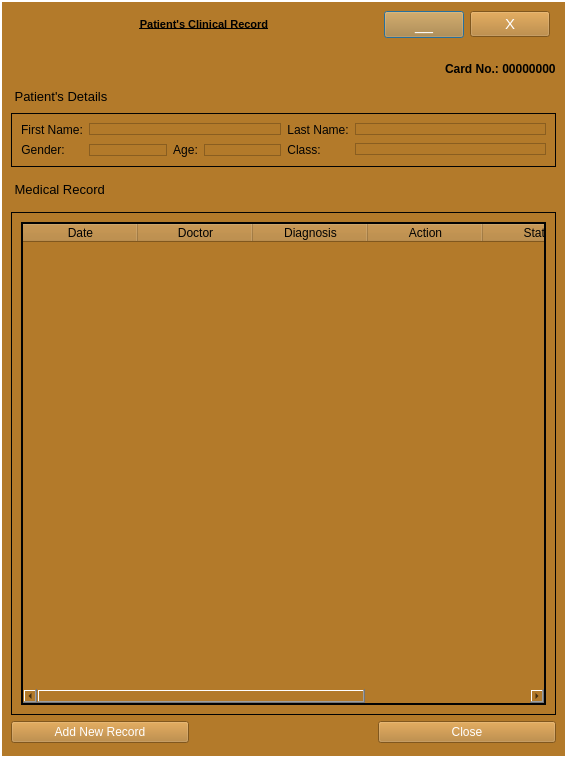
<?xml version="1.0" encoding="UTF-8"?>
<ui version="4.0">
 <class>ClinicalRecord</class>
 <widget class="QDialog" name="ClinicalRecord">
  <property name="geometry">
   <rect>
    <x>0</x>
    <y>0</y>
    <width>567</width>
    <height>758</height>
   </rect>
  </property>
  <property name="sizePolicy">
   <sizepolicy hsizetype="Fixed" vsizetype="Fixed">
    <horstretch>0</horstretch>
    <verstretch>0</verstretch>
   </sizepolicy>
  </property>
  <property name="windowTitle">
   <string>Patient's Record</string>
  </property>
  <layout class="QGridLayout" name="gridLayout">
   <property name="leftMargin">
    <number>0</number>
   </property>
   <property name="topMargin">
    <number>0</number>
   </property>
   <property name="rightMargin">
    <number>0</number>
   </property>
   <property name="bottomMargin">
    <number>0</number>
   </property>
   <item row="0" column="0">
    <widget class="QFrame" name="frame">
     <property name="mouseTracking">
      <bool>true</bool>
     </property>
     <property name="tabletTracking">
      <bool>true</bool>
     </property>
     <property name="focusPolicy">
      <enum>Qt::StrongFocus</enum>
     </property>
     <property name="autoFillBackground">
      <bool>false</bool>
     </property>
     <property name="styleSheet">
      <string notr="true">background-color: rgb(179, 122, 42);
border-color: rgb(4, 4, 4);
color: rgb(255, 255, 255);</string>
     </property>
     <property name="frameShape">
      <enum>QFrame::Box</enum>
     </property>
     <property name="frameShadow">
      <enum>QFrame::Plain</enum>
     </property>
     <property name="lineWidth">
      <number>2</number>
     </property>
     <layout class="QGridLayout" name="gridLayout_3">
      <property name="bottomMargin">
       <number>13</number>
      </property>
      <item row="0" column="0" colspan="5">
       <layout class="QHBoxLayout" name="horizontalLayout_2">
        <property name="leftMargin">
         <number>6</number>
        </property>
        <property name="rightMargin">
         <number>6</number>
        </property>
        <item>
         <widget class="QLabel" name="logo">
          <property name="text">
           <string/>
          </property>
          <property name="pixmap">
           <pixmap>_ui/Sefa logo2.png</pixmap>
          </property>
          <property name="scaledContents">
           <bool>true</bool>
          </property>
         </widget>
        </item>
        <item>
         <widget class="QLabel" name="label">
          <property name="sizePolicy">
           <sizepolicy hsizetype="Expanding" vsizetype="Preferred">
            <horstretch>0</horstretch>
            <verstretch>0</verstretch>
           </sizepolicy>
          </property>
          <property name="font">
           <font>
            <family>MS Shell Dlg 2</family>
            <pointsize>8</pointsize>
            <weight>75</weight>
            <bold>true</bold>
            <underline>true</underline>
           </font>
          </property>
          <property name="styleSheet">
           <string notr="true">color: rgb(0, 0, 0);</string>
          </property>
          <property name="text">
           <string>Patient's Clinical Record</string>
          </property>
          <property name="alignment">
           <set>Qt::AlignCenter</set>
          </property>
         </widget>
        </item>
        <item>
         <widget class="QPushButton" name="miniBtn">
          <property name="font">
           <font>
            <pointsize>12</pointsize>
           </font>
          </property>
          <property name="text">
           <string>__</string>
          </property>
          <property name="flat">
           <bool>false</bool>
          </property>
         </widget>
        </item>
        <item>
         <widget class="QPushButton" name="exitBtn">
          <property name="font">
           <font>
            <pointsize>11</pointsize>
           </font>
          </property>
          <property name="cursor">
           <cursorShape>PointingHandCursor</cursorShape>
          </property>
          <property name="mouseTracking">
           <bool>true</bool>
          </property>
          <property name="tabletTracking">
           <bool>true</bool>
          </property>
          <property name="layoutDirection">
           <enum>Qt::LeftToRight</enum>
          </property>
          <property name="autoFillBackground">
           <bool>false</bool>
          </property>
          <property name="text">
           <string>X</string>
          </property>
          <property name="autoDefault">
           <bool>false</bool>
          </property>
          <property name="flat">
           <bool>false</bool>
          </property>
         </widget>
        </item>
       </layout>
      </item>
      <item row="1" column="4">
       <spacer name="verticalSpacer">
        <property name="orientation">
         <enum>Qt::Vertical</enum>
        </property>
        <property name="sizeType">
         <enum>QSizePolicy::Fixed</enum>
        </property>
        <property name="sizeHint" stdset="0">
         <size>
          <width>20</width>
          <height>8</height>
         </size>
        </property>
       </spacer>
      </item>
      <item row="6" column="0" colspan="5">
       <widget class="QFrame" name="frame_2">
        <property name="autoFillBackground">
         <bool>false</bool>
        </property>
        <property name="styleSheet">
         <string notr="true">border-color: rgb(2, 2, 2);
color: rgb(2, 2, 2);</string>
        </property>
        <property name="frameShape">
         <enum>QFrame::Panel</enum>
        </property>
        <property name="frameShadow">
         <enum>QFrame::Plain</enum>
        </property>
        <property name="lineWidth">
         <number>1</number>
        </property>
        <layout class="QGridLayout" name="gridLayout_2">
         <item row="0" column="0">
          <widget class="QTableWidget" name="table">
           <property name="mouseTracking">
            <bool>true</bool>
           </property>
           <property name="tabletTracking">
            <bool>true</bool>
           </property>
           <property name="autoFillBackground">
            <bool>true</bool>
           </property>
           <property name="frameShape">
            <enum>QFrame::Box</enum>
           </property>
           <property name="frameShadow">
            <enum>QFrame::Plain</enum>
           </property>
           <property name="lineWidth">
            <number>2</number>
           </property>
           <property name="midLineWidth">
            <number>1</number>
           </property>
           <property name="autoScrollMargin">
            <number>10</number>
           </property>
           <property name="editTriggers">
            <set>QAbstractItemView::NoEditTriggers</set>
           </property>
           <property name="alternatingRowColors">
            <bool>true</bool>
           </property>
           <property name="selectionMode">
            <enum>QAbstractItemView::SingleSelection</enum>
           </property>
           <property name="selectionBehavior">
            <enum>QAbstractItemView::SelectRows</enum>
           </property>
           <property name="textElideMode">
            <enum>Qt::ElideMiddle</enum>
           </property>
           <property name="horizontalScrollMode">
            <enum>QAbstractItemView::ScrollPerItem</enum>
           </property>
           <property name="wordWrap">
            <bool>true</bool>
           </property>
           <property name="cornerButtonEnabled">
            <bool>true</bool>
           </property>
           <property name="rowCount">
            <number>0</number>
           </property>
           <property name="columnCount">
            <number>6</number>
           </property>
           <attribute name="horizontalHeaderVisible">
            <bool>true</bool>
           </attribute>
           <attribute name="horizontalHeaderCascadingSectionResizes">
            <bool>true</bool>
           </attribute>
           <attribute name="horizontalHeaderMinimumSectionSize">
            <number>47</number>
           </attribute>
           <attribute name="horizontalHeaderDefaultSectionSize">
            <number>115</number>
           </attribute>
           <attribute name="horizontalHeaderShowSortIndicator" stdset="0">
            <bool>true</bool>
           </attribute>
           <attribute name="horizontalHeaderStretchLastSection">
            <bool>true</bool>
           </attribute>
           <attribute name="verticalHeaderVisible">
            <bool>true</bool>
           </attribute>
           <attribute name="verticalHeaderCascadingSectionResizes">
            <bool>true</bool>
           </attribute>
           <attribute name="verticalHeaderMinimumSectionSize">
            <number>20</number>
           </attribute>
           <attribute name="verticalHeaderDefaultSectionSize">
            <number>40</number>
           </attribute>
           <attribute name="verticalHeaderShowSortIndicator" stdset="0">
            <bool>true</bool>
           </attribute>
           <attribute name="verticalHeaderStretchLastSection">
            <bool>false</bool>
           </attribute>
           <column>
            <property name="text">
             <string>Date</string>
            </property>
           </column>
           <column>
            <property name="text">
             <string>Doctor</string>
            </property>
           </column>
           <column>
            <property name="text">
             <string>Diagnosis</string>
            </property>
           </column>
           <column>
            <property name="text">
             <string>Action</string>
            </property>
           </column>
           <column>
            <property name="text">
             <string>Status</string>
            </property>
           </column>
           <column>
            <property name="text">
             <string/>
            </property>
           </column>
          </widget>
         </item>
        </layout>
       </widget>
      </item>
      <item row="5" column="2">
       <spacer name="verticalSpacer_5">
        <property name="orientation">
         <enum>Qt::Vertical</enum>
        </property>
        <property name="sizeType">
         <enum>QSizePolicy::Fixed</enum>
        </property>
        <property name="sizeHint" stdset="0">
         <size>
          <width>20</width>
          <height>33</height>
         </size>
        </property>
       </spacer>
      </item>
      <item row="2" column="4">
       <widget class="QLabel" name="cardNum">
        <property name="font">
         <font>
          <family>MS UI Gothic</family>
          <pointsize>9</pointsize>
          <weight>75</weight>
          <bold>true</bold>
         </font>
        </property>
        <property name="autoFillBackground">
         <bool>false</bool>
        </property>
        <property name="styleSheet">
         <string notr="true">color: rgb(0, 0, 0);</string>
        </property>
        <property name="text">
         <string>Card No.: 00000000</string>
        </property>
       </widget>
      </item>
      <item row="4" column="0" colspan="5">
       <widget class="QFrame" name="frame_3">
        <property name="autoFillBackground">
         <bool>false</bool>
        </property>
        <property name="styleSheet">
         <string notr="true">border-color: rgb(2, 2, 2);
color: rgb(2, 2, 2);</string>
        </property>
        <property name="frameShape">
         <enum>QFrame::Panel</enum>
        </property>
        <property name="frameShadow">
         <enum>QFrame::Plain</enum>
        </property>
        <property name="lineWidth">
         <number>1</number>
        </property>
        <layout class="QHBoxLayout" name="horizontalLayout">
         <item>
          <layout class="QFormLayout" name="formLayout_2">
           <item row="0" column="0">
            <widget class="QLabel" name="label_8">
             <property name="text">
              <string>First Name:</string>
             </property>
             <property name="alignment">
              <set>Qt::AlignCenter</set>
             </property>
             <property name="wordWrap">
              <bool>true</bool>
             </property>
             <property name="margin">
              <number>6</number>
             </property>
            </widget>
           </item>
           <item row="0" column="1">
            <widget class="QLabel" name="label_2">
             <property name="sizePolicy">
              <sizepolicy hsizetype="Expanding" vsizetype="Fixed">
               <horstretch>0</horstretch>
               <verstretch>0</verstretch>
              </sizepolicy>
             </property>
             <property name="font">
              <font>
               <pointsize>7</pointsize>
              </font>
             </property>
             <property name="autoFillBackground">
              <bool>false</bool>
             </property>
             <property name="frameShape">
              <enum>QFrame::StyledPanel</enum>
             </property>
             <property name="text">
              <string/>
             </property>
             <property name="margin">
              <number>2</number>
             </property>
            </widget>
           </item>
           <item row="1" column="0">
            <widget class="QLabel" name="label_5">
             <property name="text">
              <string>Gender:</string>
             </property>
             <property name="alignment">
              <set>Qt::AlignCenter</set>
             </property>
             <property name="wordWrap">
              <bool>true</bool>
             </property>
             <property name="margin">
              <number>6</number>
             </property>
             <property name="indent">
              <number>2</number>
             </property>
             <property name="openExternalLinks">
              <bool>false</bool>
             </property>
            </widget>
           </item>
           <item row="1" column="1">
            <layout class="QHBoxLayout" name="horizontalLayout_4">
             <item>
              <widget class="QLabel" name="label_12">
               <property name="sizePolicy">
                <sizepolicy hsizetype="Expanding" vsizetype="Fixed">
                 <horstretch>0</horstretch>
                 <verstretch>0</verstretch>
                </sizepolicy>
               </property>
               <property name="font">
                <font>
                 <pointsize>7</pointsize>
                </font>
               </property>
               <property name="autoFillBackground">
                <bool>false</bool>
               </property>
               <property name="frameShape">
                <enum>QFrame::StyledPanel</enum>
               </property>
               <property name="text">
                <string/>
               </property>
               <property name="margin">
                <number>2</number>
               </property>
              </widget>
             </item>
             <item>
              <widget class="QLabel" name="label_6">
               <property name="text">
                <string>Age:</string>
               </property>
               <property name="alignment">
                <set>Qt::AlignCenter</set>
               </property>
               <property name="wordWrap">
                <bool>true</bool>
               </property>
               <property name="margin">
                <number>6</number>
               </property>
              </widget>
             </item>
             <item>
              <widget class="QLabel" name="label_13">
               <property name="sizePolicy">
                <sizepolicy hsizetype="Expanding" vsizetype="Fixed">
                 <horstretch>0</horstretch>
                 <verstretch>0</verstretch>
                </sizepolicy>
               </property>
               <property name="font">
                <font>
                 <pointsize>7</pointsize>
                </font>
               </property>
               <property name="autoFillBackground">
                <bool>false</bool>
               </property>
               <property name="frameShape">
                <enum>QFrame::StyledPanel</enum>
               </property>
               <property name="text">
                <string/>
               </property>
               <property name="margin">
                <number>2</number>
               </property>
              </widget>
             </item>
            </layout>
           </item>
          </layout>
         </item>
         <item>
          <layout class="QFormLayout" name="formLayout">
           <item row="0" column="0">
            <widget class="QLabel" name="label_9">
             <property name="text">
              <string>Last Name:</string>
             </property>
             <property name="alignment">
              <set>Qt::AlignCenter</set>
             </property>
             <property name="wordWrap">
              <bool>true</bool>
             </property>
             <property name="margin">
              <number>6</number>
             </property>
            </widget>
           </item>
           <item row="1" column="0">
            <widget class="QLabel" name="label_7">
             <property name="text">
              <string>Class:</string>
             </property>
             <property name="alignment">
              <set>Qt::AlignCenter</set>
             </property>
             <property name="wordWrap">
              <bool>true</bool>
             </property>
             <property name="margin">
              <number>6</number>
             </property>
            </widget>
           </item>
           <item row="0" column="1">
            <widget class="QLabel" name="label_10">
             <property name="sizePolicy">
              <sizepolicy hsizetype="Expanding" vsizetype="Fixed">
               <horstretch>0</horstretch>
               <verstretch>0</verstretch>
              </sizepolicy>
             </property>
             <property name="font">
              <font>
               <pointsize>7</pointsize>
              </font>
             </property>
             <property name="autoFillBackground">
              <bool>false</bool>
             </property>
             <property name="frameShape">
              <enum>QFrame::StyledPanel</enum>
             </property>
             <property name="text">
              <string/>
             </property>
             <property name="margin">
              <number>2</number>
             </property>
            </widget>
           </item>
           <item row="1" column="1">
            <widget class="QLabel" name="label_11">
             <property name="sizePolicy">
              <sizepolicy hsizetype="Expanding" vsizetype="Fixed">
               <horstretch>0</horstretch>
               <verstretch>0</verstretch>
              </sizepolicy>
             </property>
             <property name="font">
              <font>
               <pointsize>7</pointsize>
              </font>
             </property>
             <property name="autoFillBackground">
              <bool>false</bool>
             </property>
             <property name="frameShape">
              <enum>QFrame::StyledPanel</enum>
             </property>
             <property name="text">
              <string/>
             </property>
             <property name="margin">
              <number>2</number>
             </property>
            </widget>
           </item>
          </layout>
         </item>
        </layout>
       </widget>
      </item>
      <item row="3" column="3">
       <spacer name="verticalSpacer_2">
        <property name="orientation">
         <enum>Qt::Vertical</enum>
        </property>
        <property name="sizeType">
         <enum>QSizePolicy::Fixed</enum>
        </property>
        <property name="sizeHint" stdset="0">
         <size>
          <width>20</width>
          <height>22</height>
         </size>
        </property>
       </spacer>
      </item>
      <item row="7" column="0" colspan="5">
       <layout class="QHBoxLayout" name="horizontalLayout_3">
        <item>
         <widget class="QPushButton" name="addNewBtn">
          <property name="text">
           <string>Add New Record</string>
          </property>
         </widget>
        </item>
        <item>
         <spacer name="horizontalSpacer_3">
          <property name="orientation">
           <enum>Qt::Horizontal</enum>
          </property>
          <property name="sizeType">
           <enum>QSizePolicy::Fixed</enum>
          </property>
          <property name="sizeHint" stdset="0">
           <size>
            <width>183</width>
            <height>20</height>
           </size>
          </property>
         </spacer>
        </item>
        <item>
         <widget class="QPushButton" name="closeBtn">
          <property name="mouseTracking">
           <bool>true</bool>
          </property>
          <property name="tabletTracking">
           <bool>true</bool>
          </property>
          <property name="text">
           <string>Close</string>
          </property>
         </widget>
        </item>
       </layout>
      </item>
      <item row="1" column="0" rowspan="2">
       <spacer name="verticalSpacer_3">
        <property name="orientation">
         <enum>Qt::Vertical</enum>
        </property>
        <property name="sizeHint" stdset="0">
         <size>
          <width>20</width>
          <height>35</height>
         </size>
        </property>
       </spacer>
      </item>
      <item row="5" column="0">
       <widget class="QLabel" name="label_3">
        <property name="font">
         <font>
          <family>MS Shell Dlg 2</family>
          <pointsize>10</pointsize>
          <weight>50</weight>
          <bold>false</bold>
         </font>
        </property>
        <property name="autoFillBackground">
         <bool>false</bool>
        </property>
        <property name="styleSheet">
         <string notr="true">color: rgb(0, 0, 0);</string>
        </property>
        <property name="text">
         <string> Medical Record</string>
        </property>
       </widget>
      </item>
      <item row="3" column="0">
       <widget class="QLabel" name="label_4">
        <property name="font">
         <font>
          <family>MS Shell Dlg 2</family>
          <pointsize>10</pointsize>
          <weight>50</weight>
          <bold>false</bold>
         </font>
        </property>
        <property name="autoFillBackground">
         <bool>false</bool>
        </property>
        <property name="styleSheet">
         <string notr="true">color: rgb(0, 0, 0);</string>
        </property>
        <property name="text">
         <string> Patient's Details</string>
        </property>
       </widget>
      </item>
     </layout>
    </widget>
   </item>
  </layout>
 </widget>
 <resources/>
 <connections/>
</ui>
